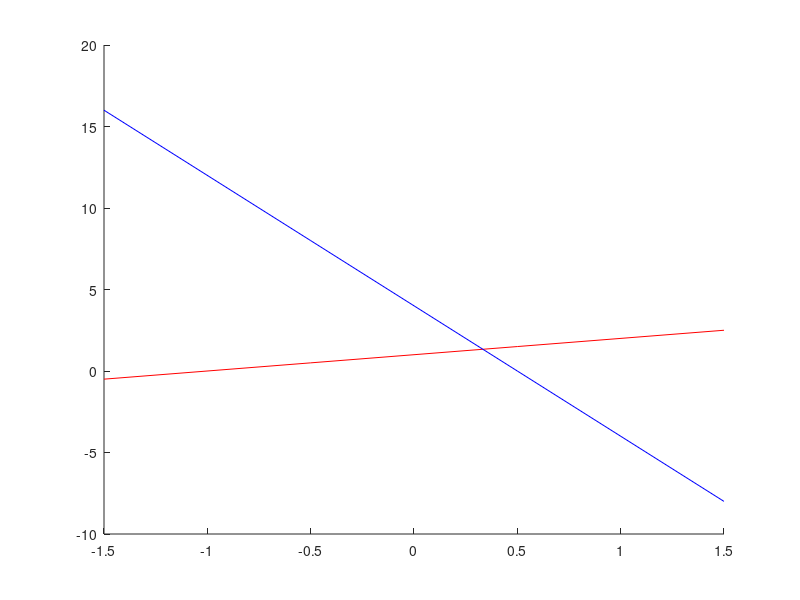

The MATLAB source for this figure: (Note: this script raises an error after producing the figure.)
x = -1.5:1.5; 
y = x + 1;
a = -1.5:1.5;
b = 4 - 8*a;
hold on
plot(x,y, 'r')
plot(a,b, 'b')
xline(0, 'b')
yline(0,'r')
grid on
title('Plot of Nullclines')
xlabel('x')
ylabel('y')
legend('xdot nullcline', 'ydot nullcline')

x = [-1 0];
y = [0 0];
a = [1/3 0];
b = [4/3 4];
hold on
plot(x, y, '.', 'LineWidth', 2, 'MarkerSize', 10)
plot(a, b, '.', 'LineWidth', 2, 'MarkerSize', 10)
legend('xdot nullcline', 'ydot nullcline')